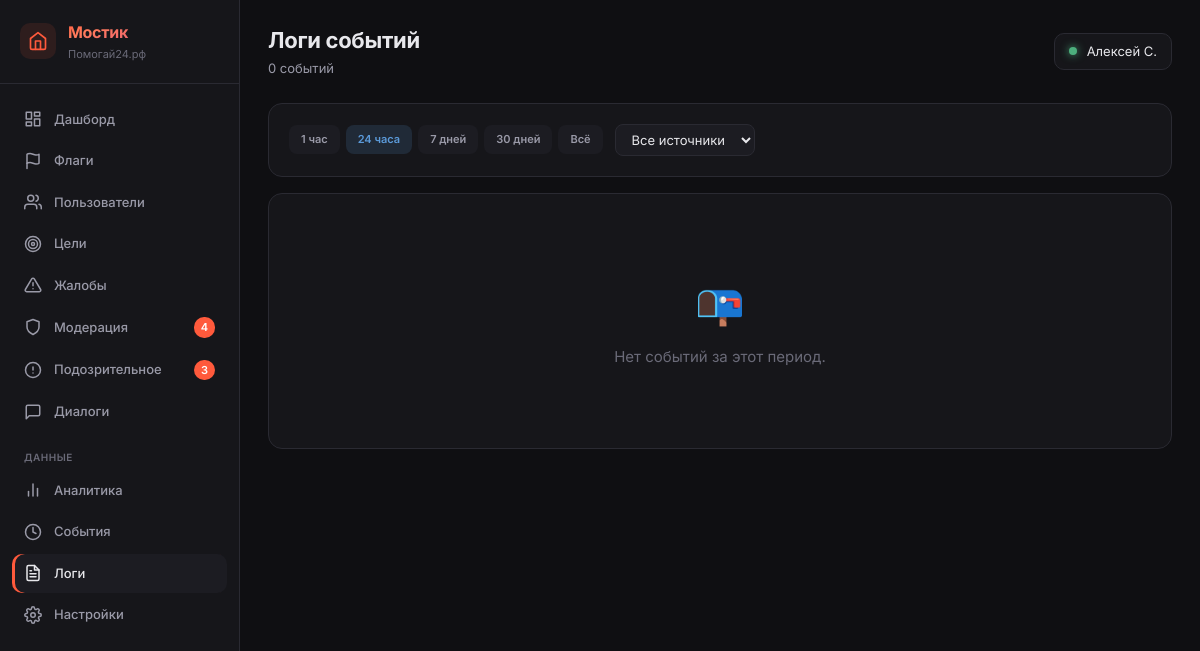
The app's page /_metrics/logs (signed in), older data.
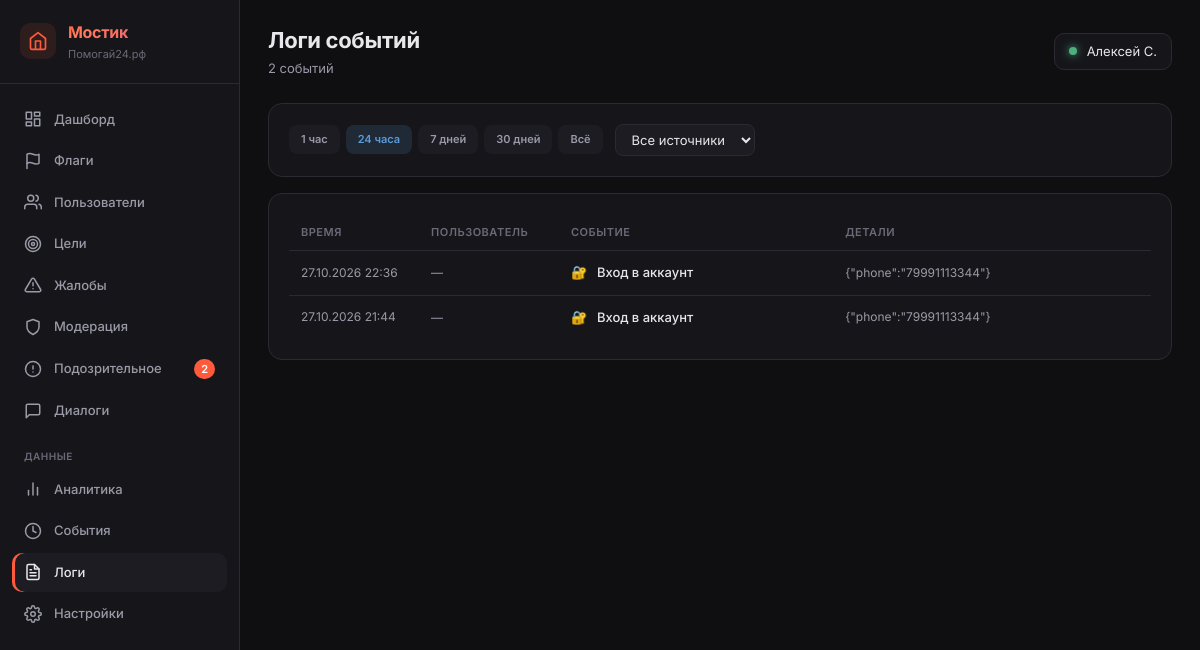
The same page, newer data.
### tables this page shows
CREATE TABLE analytics_events (
            id INTEGER PRIMARY KEY AUTOINCREMENT,
            user_id INTEGER NULL,
            event_type TEXT NOT NULL,
            event_data TEXT NULL,
            created_at TEXT DEFAULT (datetime('now'))
        );

### main.py (the view)
@app.route('/_metrics/logs')
@admin_required
def metrics_logs():
    user = get_current_user()
    db = get_db()
    period = request.args.get('period', '24h')  # 1h, 24h, 7d, 30d, all
    source = request.args.get('source', 'all')  # all, actions, flags, donations, goals, reports
    search = request.args.get('search', '').strip()
    flagged = request.args.get('flagged', '0') == '1'
    period_map = {
        '1h': '-1 hour',
        '24h': '-24 hours',
        '7d': '-7 days',
        '30d': '-30 days',
    }
    time_filter = period_map.get(period)
    events = []
    event_labels = {
        'login_attempt': ('🔐', 'Вход в аккаунт'),
        'registration': ('🎉', 'Регистрация'),
        'transfer_confirmed_donor': ('💸', 'Донатор сообщил о переводе'),
        'transfer_confirmed_recipient': ('✅', 'Получатель подтвердил перевод'),
        'goal_created': ('🎯', 'Создание цели'),
        'goal_approved': ('✓', 'Цель одобрена'),
        'goal_rejected': ('✗', 'Цель отклонена'),
        'report_created': ('⚠️', 'Жалоба на цель'),
        'dialog_message': ('💬', 'Сообщение в диалоге'),
    }
    if source in ('all', 'actions'):
        q = "SELECT id, user_id, event_type as type, event_data as data, created_at FROM analytics_events WHERE 1=1"
        params = []
        if time_filter:
            q += " AND created_at > datetime('now', ?)"
            params.append(time_filter)
        q += " ORDER BY id DESC LIMIT 100"
        for r in db.execute(q, params).fetchall():
            icon, label = event_labels.get(r['type'], ('🔵', r['type']))
            events.append({
                'time': r['created_at'],
                'source': 'analytics',
                'icon': icon,
                'label': label,
                'user_id': r['user_id'],
                'data': r['data'],
            })
    if source in ('all', 'flags'):
        if flagged:
            q = "SELECT id, user_id, found_word, category, status, original_text, created_at FROM content_guard_log WHERE status = 'flagged'"
        else:
            q = "SELECT id, user_id, found_word, category, status, original_text, created_at FROM content_guard_log WHERE status IN ('blocked', 'flagged')"
        params = []
        if time_filter:
            q += " AND created_at > datetime('now', ?)"
            params.append(time_filter)
        q += " ORDER BY id DESC LIMIT 100"
        for r in db.execute(q, params).fetchall():
            events.append({
                'time': r['created_at'],
                'source': 'flag',
                'icon': '🚩',
                'label': f"FLAG: {r['found_word']} ({r['category']})",
                'user_id': r['user_id'],
                'data': r['original_text'][:100] if r['original_text'] else '',
            })
    if source in ('all', 'donations'):
        q = "SELECT id, donor_id as user_id, amount_reported, status, donor_confirmed_at as created_at FROM donations WHERE 1=1"
        params = []
        if time_filter:
            q += " AND donor_confirmed_at > datetime('now', ?)"
            params.append(time_filter)
        q += " ORDER BY id DESC LIMIT 100"
        for r in db.execute(q, params).fetchall():
            events.append({
                'time': r['created_at'],
                'source': 'donation',
                'icon': '💰',
                'label': f"Донат {(r['amount_reported'] or 0):.0f} ₽",
                'user_id': r['user_id'],
                'data': f"status: {r['status']}",
            })
    if source in ('all', 'goals'):
        q = "SELECT id, user_id, title, type, status, created_at FROM goals WHERE 1=1"
        params = []
        if time_filter:
            q += " AND created_at > datetime('now', ?)"
            params.append(time_filter)
        q += " ORDER BY id DESC LIMIT 100"
        for r in db.execute(q, params).fetchall():
            events.append({
                'time': r['created_at'],
                'source': 'goal',
                'icon': '🎯',
                'label': f"Цель: {(r['title'] or '')[:60]}",
                'user_id': r['user_id'],
                'data': f"type: {r['type']}, status: {r['status']}",
            })
    if source in ('all', 'reports'):
        q = "SELECT id, reporter_id as user_id, goal_id, reason, created_at FROM reports WHERE 1=1"
        params = []
        if time_filter:
            q += " AND created_at > datetime('now', ?)"
            params.append(time_filter)
        q += " ORDER BY id DESC LIMIT 100"
        for r in db.execute(q, params).fetchall():
            events.append({
                'time': r['created_at'],
                'source': 'report',
                'icon': '⚠️',
                'label': f"Жалоба на цель #{r['goal_id']}",
                'user_id': r['user_id'],
                'data': r['reason'],
            })
    if flagged:
        events = [e for e in events if e['source'] == 'flag']
    def _norm_dt(s):
        return (s or '').replace('T', ' ')[:19]
    events.sort(key=lambda x: _norm_dt(x['time']), reverse=True)
    events = events[:300]
    user_ids = set(e['user_id'] for e in events if e['user_id'])
    users_map = {}
    if user_ids:
        placeholders = ','.join('?' * len(user_ids))
        rows = db.execute(f"SELECT id, phone, name FROM users WHERE id IN ({placeholders})", list(user_ids)).fetchall()
        for r in rows:
            users_map[r['id']] = {'phone': r['phone'], 'name': r['name']}
    for e in events:
        u = users_map.get(e['user_id'])
        e['user_label'] = (u['name'] or u['phone']) if u else '—'
    counts = get_sidebar_counts(db)
    return render_template('_metrics/logs.html',
        user=user,
        active='logs',
        counts=counts,
        events=events,
        period=period,
        source=source,
        search=search,
    )

### main.py (called while the page is built)
def get_current_user():
    if 'user_id' in session:
        db = get_db()
        try:
            user = db.execute("SELECT * FROM users WHERE id = ?", (session['user_id'],)).fetchone()
            if user and user['is_banned']:
                return None
            return user
        except sqlite3.Error as e:
            logger.error(f'[get_current_user] Ошибка БД: {e}')
            return None
    return None

def admin_required(f):
    @wraps(f)
    def wrap(*args, **kwargs):
        user = get_current_user()
        if not user or not user['is_admin']:
            abort(404)
        if request.method == 'POST' and not check_csrf():
            abort(403)
        return f(*args, **kwargs)
    return wrap

### models.py (called while the page is built)
def _create_connection():
    conn = sqlite3.connect(DATABASE, timeout=30)
    conn.row_factory = sqlite3.Row
    conn.execute("PRAGMA journal_mode=WAL")
    conn.execute("PRAGMA synchronous=NORMAL")
    conn.execute("PRAGMA busy_timeout=30000")
    conn.execute("PRAGMA foreign_keys = ON")
    return conn

### templates/_metrics/logs.html (shortened to what this page needs)
{% extends "_metrics/base.html" %}
{% block page_title %}Логи событий{% endblock %}
{% block page_subtitle %}{{ events|length }} событий{% endblock %}
{% block content %}
<div class="m-section" style="margin-bottom: 16px;">
    <form method="GET" style="display: flex; gap: 12px; align-items: center; flex-wrap: wrap;">
        <div style="display: flex; gap: 6px;">
            <a href="?period=1h&source={{ source }}" class="m-badge {% if period == '1h' %}info{% else %}muted{% endif %}" style="text-decoration: none; padding: 6px 12px;">1 час</a>
            <a href="?period=24h&source={{ source }}" class="m-badge {% if period == '24h' %}info{% else %}muted{% endif %}" style="text-decoration: none; padding: 6px 12px;">24 часа</a>
            <a href="?period=7d&source={{ source }}" class="m-badge {% if period == '7d' %}info{% else %}muted{% endif %}" style="text-decoration: none; padding: 6px 12px;">7 дней</a>
            <a href="?period=30d&source={{ source }}" class="m-badge {% if period == '30d' %}info{% else %}muted{% endif %}" style="text-decoration: none; padding: 6px 12px;">30 дней</a>
            <a href="?period=all&source={{ source }}" class="m-badge {% if period == 'all' %}info{% else %}muted{% endif %}" style="text-decoration: none; padding: 6px 12px;">Всё</a>
        </div>
        <select name="source" onchange="this.form.submit()" style="padding: 6px 12px; background: var(--m-bg-3); border: 1px solid var(--m-border); border-radius: 8px; color: var(--m-text); font-size: 13px; font-family: inherit;">
            <option value="all" {% if source == 'all' %}selected{% endif %}>Все источники</option>
        </select>
    </form>
</div>
<div class="m-section">
    {% if events %}
    <table class="m-table">
        <thead>
            <tr>
                <th style="width: 130px;">Время</th>
                <th style="width: 140px;">Пользователь</th>
                <th>Событие</th>
                <th>Детали</th>
            </tr>
        </thead>
        <tbody>
            {% for e in events %}
            <tr>
                <td class="muted" style="white-space: nowrap; font-size: 12px;">{{ e.time | date_ru }}</td>
                <td>
                    {% if e.user_id %}
                        <a href="/_metrics/users/{{ e.user_id }}" style="color: var(--m-sunset-1); text-decoration: none; font-size: 12px;">
                            {{ e.user_label }}
                        </a>
                    {% else %}
                        <span class="muted">—</span>
                    {% endif %}
                </td>
                <td>
                    <span style="margin-right: 6px;">{{ e.icon }}</span>
                    <span style="font-size: 13px; font-weight: 500;">{{ e.label }}</span>
                </td>
                <td class="muted" style="font-size: 12px; max-width: 350px; overflow: hidden; text-overflow: ellipsis; white-space: nowrap;" title="{{ e.data }}">{{ e.data }}</td>
            </tr>
            {% endfor %}
        </tbody>
    </table>
    {% else %}
    <div class="m-empty" style="padding: 60px 20px;">
        <div style="font-size: 40px; margin-bottom: 12px;">📭</div>
        <div style="font-size: 15px;">Нет событий за этот период.</div>
    </div>
    {% endif %}
</div>
{% endblock %}

### templates/_metrics/base.html (shortened to what the changed rows need)
<!DOCTYPE html>
<html lang="ru">
<head>
    <link rel="stylesheet" href="/static/_metrics.css?v=3">
</head>
<body>
    <div class="m-layout">
        <aside class="m-sidebar">
            <nav class="m-nav">
                <a href="/_metrics/moderation" class="m-nav-item {% if active == 'moderation' %}active{% endif %}">
                    <svg viewBox="0 0 24 24" fill="none" stroke="currentColor" stroke-linecap="round" stroke-linejoin="round"><path d="M12 22s8-4 8-10V5l-8-3-8 3v7c0 6 8 10 8 10z"/></svg>
                    Модерация
                    {% if counts and counts.moderation %}<span class="m-nav-badge">{{ counts.moderation }}</span>{% endif %}
                </a>
                <a href="/_metrics/suspicious" class="m-nav-item {% if active == 'suspicious' %}active{% endif %}">
                    <svg viewBox="0 0 24 24" fill="none" stroke="currentColor" stroke-linecap="round" stroke-linejoin="round"><circle cx="12" cy="12" r="10"/><line x1="12" y1="8" x2="12" y2="12"/><line x1="12" y1="16" x2="12.01" y2="16"/></svg>
                    Подозрительное
                    {% if counts and counts.suspicious %}<span class="m-nav-badge">{{ counts.suspicious }}</span>{% endif %}
                </a>
            </nav>
        </aside>
        <main class="m-content">
            <header class="m-header">
                <div>
                    <div class="m-title">{% block page_title %}Мостик{% endblock %}</div>
                    <div class="m-subtitle">{% block page_subtitle %}{% endblock %}</div>
                </div>
            </header>
            {% block content %}{% endblock %}
        </main>
    </div>
</body>
</html>

Row changes from the older to the newer data that the page shows:
added analytics_events: time "27.10.2026 22:36", icon "🔐", label "Вход в аккаунт", data "{\"phone\":\"79991113344\"}"
added analytics_events: time "27.10.2026 21:44", icon "🔐", label "Вход в аккаунт", data "{\"phone\":\"79991113344\"}"
Text that changed along with them:
{{ counts.suspicious }}: "3" → "2"
{{ events|length }}: "0" → "2"
{{ counts.moderation }}: "4" → (not shown)
text no longer shown: "📭 Нет событий за этот период."
text now shown: "ВРЕМЯ ПОЛЬЗОВАТЕЛЬ СОБЫТИЕ ДЕТАЛИ"
